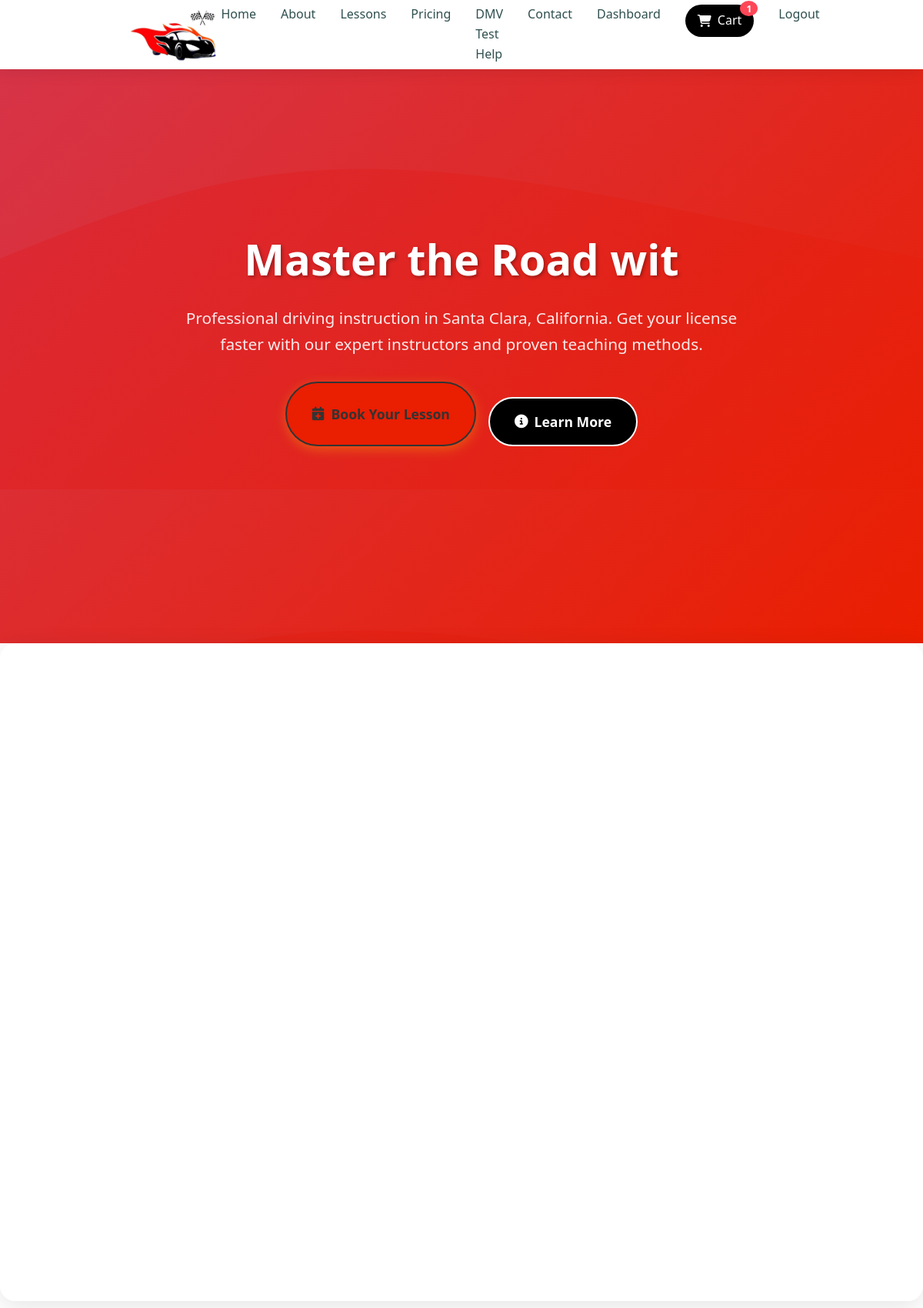
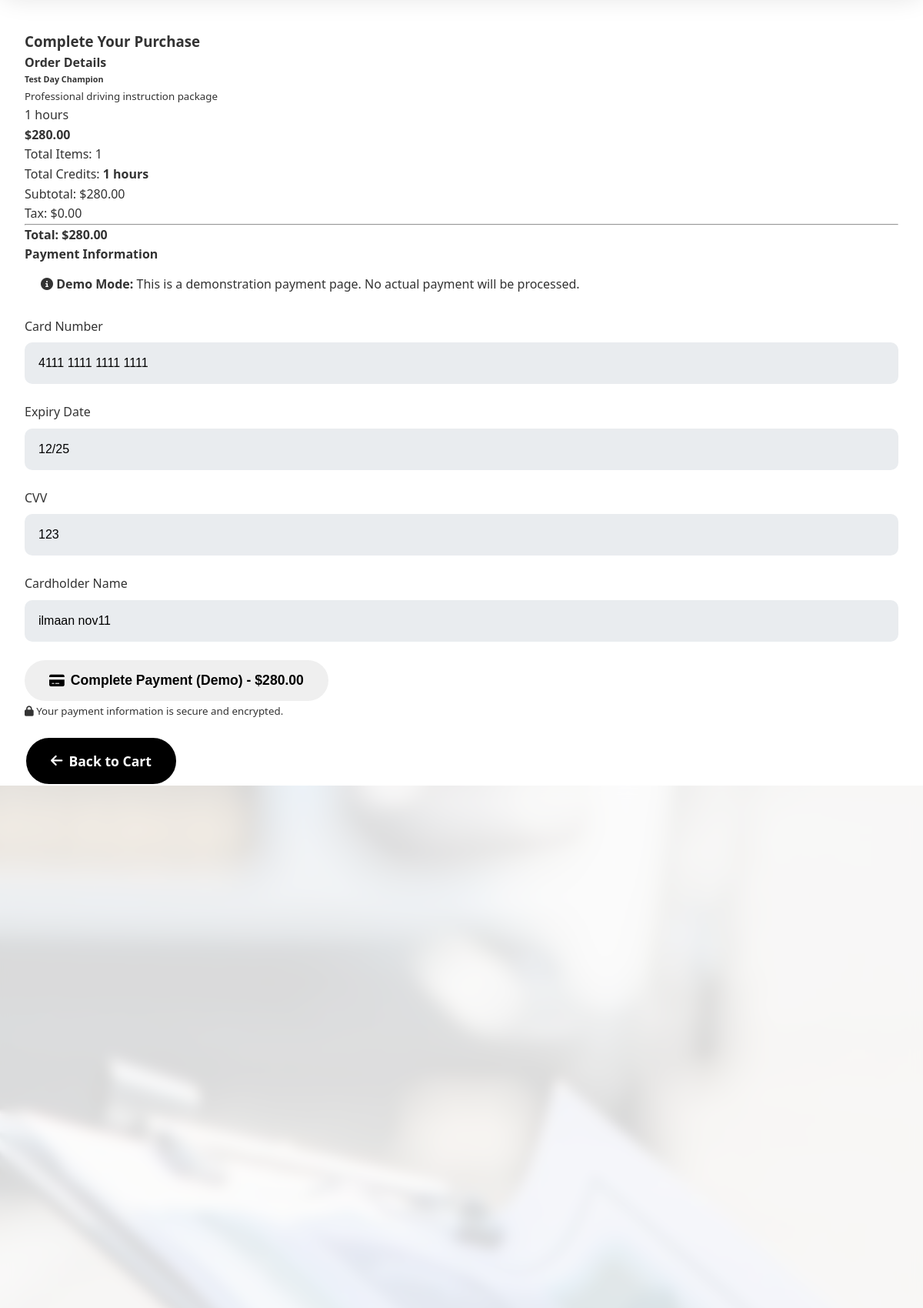
The page /cart/checkout/ (signed in, upper part) on the database its author committed (2 pictures, top to bottom).
### drivingschool/models.py (models this page shows, shortened)
class Cart(models.Model):
    student = models.OneToOneField(Student, on_delete=models.CASCADE)
    created_at = models.DateTimeField(auto_now_add=True)
    updated_at = models.DateTimeField(auto_now=True)
    def get_total_price(self):
        return sum(item.plan.price for item in self.cartitem_set.all())
    def get_total_credits(self):
        return sum(item.plan.hours for item in self.cartitem_set.all())

class CartItem(models.Model):
    cart = models.ForeignKey(Cart, on_delete=models.CASCADE)
    plan = models.ForeignKey(LessonPlan, on_delete=models.CASCADE)
    added_at = models.DateTimeField(auto_now_add=True)
    class Meta:
        unique_together = ('cart', 'plan')  # Prevent duplicate plans in cart

class LessonPlan(models.Model):
    PACKAGE_TYPE_CHOICES = [
        ('standard', 'Standard Package'),
        ('specialized', 'Specialized Package'),
    ]
    name = models.CharField(max_length=100)
    slug = models.SlugField(max_length=100, help_text="URL-friendly name for the plan", blank=True)
    description = models.TextField(help_text="Brief description of the package", default="Professional driving instruction package")
    hours = models.IntegerField()
    price = models.DecimalField(max_digits=8, decimal_places=2)
    original_price = models.DecimalField(max_digits=8, decimal_places=2, null=True, blank=True, help_text="Original price before discount")
    is_popular = models.BooleanField(default=False)
    includes_test = models.BooleanField(default=False)
    package_type = models.CharField(max_length=20, choices=PACKAGE_TYPE_CHOICES, default='standard')
    display_order = models.PositiveIntegerField(default=0, help_text="Order in which to display the plan")
    is_active = models.BooleanField(default=True, help_text="Whether this plan is currently available")
    class Meta:
        ordering = ['display_order', 'name']

### drivingschool/views.py (the view)
# urls.py: path('cart/checkout/', views.checkout_cart, name='checkout_cart'),
@login_required
@user_passes_test(is_student)
def checkout_cart(request):
    student = request.user.student
    try:
        cart = Cart.objects.get(student=student)
        cart_items = CartItem.objects.filter(cart=cart).select_related('plan')
        if not cart_items.exists():
            messages.error(request, 'Your cart is empty.')
            return redirect('view_cart')
    except Cart.DoesNotExist:
        messages.error(request, 'Your cart is empty.')
        return redirect('student_portal')
    return render(request, 'checkout_cart.html', {
        'cart': cart,
        'cart_items': cart_items,
        'total_price': cart.get_total_price(),
        'total_credits': cart.get_total_credits()
    })

### templates/checkout_cart.html (shortened to what this page needs)
{% extends 'base.html' %}
{% load static %}
{% block content %}
<div class="container mt-5">
    <div class="row justify-content-center">
        <div class="col-md-10">
            <div class="card">
                <div class="card-header bg-primary text-white">
                    <h3 class="mb-0">Complete Your Purchase</h3>
                </div>
                <div class="card-body">
                    <div class="row">
                        <div class="col-md-7">
                            <h4>Order Details</h4>
                            <div class="order-details">
                                {% for item in cart_items %}
                                <div class="order-item border-bottom pb-2 mb-2">
                                    <div class="row align-items-center">
                                        <div class="col-md-6">
                                            <h6 class="text-primary mb-1">{{ item.plan.name }}</h6>
                                            <small class="text-muted">{{ item.plan.description|truncatewords:8 }}</small>
                                        </div>
                                        <div class="col-md-3 text-center">
                                            <span class="badge badge-info">{{ item.plan.hours }} hours</span>
                                        </div>
                                        <div class="col-md-3 text-right">
                                            <strong>${{ item.plan.price }}</strong>
                                        </div>
                                    </div>
                                </div>
                                {% endfor %}
                                <div class="order-summary mt-3 p-3 bg-light rounded">
                                    <div class="d-flex justify-content-between mb-2">
                                        <span>Total Items:</span>
                                        <span>{{ cart_items.count }}</span>
                                    </div>
                                    <div class="d-flex justify-content-between mb-2">
                                        <span>Total Credits:</span>
                                        <span><strong>{{ total_credits }} hours</strong></span>
                                    </div>
                                    <div class="d-flex justify-content-between mb-2">
                                        <span>Subtotal:</span>
                                        <span>${{ total_price }}</span>
                                    </div>
                                    <div class="d-flex justify-content-between mb-2">
                                        <span>Tax:</span>
                                        <span>$0.00</span>
                                    </div>
                                    <hr>
                                    <div class="d-flex justify-content-between mb-0">
                                        <strong>Total:</strong>
                                        <strong class="text-success">${{ total_price }}</strong>
                                    </div>
                                </div>
                            </div>
                        </div>
                        <div class="col-md-5">
                            <h4>Payment Information</h4>
                            <div class="alert alert-info">
                                <i class="fas fa-info-circle"></i>
                                <strong>Demo Mode:</strong> This is a demonstration payment page. No actual payment will be processed.
                            </div>
                            <form method="post" action="{% url 'process_cart_payment' %}">
                                <div class="form-group">
                                    <label for="card_number">Card Number</label>
                                    <input type="text" class="form-control" id="card_number" placeholder="4111 1111 1111 1111" value="4111 1111 1111 1111" readonly>
                                </div>
                                <div class="row">
                                    <div class="col-md-6">
                                        <div class="form-group">
                                            <label for="expiry">Expiry Date</label>
                                            <input type="text" class="form-control" id="expiry" placeholder="MM/YY" value="12/25" readonly>
                                        </div>
                                    </div>
                                    <div class="col-md-6">
                                        <div class="form-group">
                                            <label for="cvv">CVV</label>
                                            <input type="text" class="form-control" id="cvv" placeholder="123" value="123" readonly>
                                        </div>
                                    </div>
                                </div>
                                <div class="form-group">
                                    <label for="cardholder_name">Cardholder Name</label>
                                    <input type="text" class="form-control" id="cardholder_name" value="{{ user.get_full_name }}" readonly>
                                </div>
                                <button type="submit" class="btn btn-success btn-lg btn-block mt-4">
                                    <i class="fas fa-credit-card"></i>
                                    Complete Payment (Demo) - ${{ total_price }}
                                </button>
                            </form>
                        </div>
                    </div>
                </div>
                <div class="card-footer text-muted">
                    <div class="row">
                        <div class="col-md-6">
                            <small>
                                <i class="fas fa-lock"></i>
                                Your payment information is secure and encrypted.
                            </small>
                        </div>
                        <div class="col-md-6 text-right">
                            <a href="{% url 'view_cart' %}" class="btn btn-secondary">
                                <i class="fas fa-arrow-left"></i>
                                Back to Cart
                            </a>
                        </div>
                    </div>
                </div>
            </div>
        </div>
    </div>
</div>
{% endblock %}

### templates/base.html (shortened to what this page needs)
{% load static %}
<!DOCTYPE html>
<html lang="en">
<head>
  <link rel="stylesheet" href="https://cdnjs.cloudflare.com/ajax/libs/font-awesome/6.4.0/css/all.min.css"/>
  <link rel="stylesheet" href="{% static 'css/style1.css' %}"/>
</head>
<body>
    <header class="header" id="header">
        <nav class="nav-container">
            <img src="{% static 'images/logo_success.png' %}" height="80px" alt="Success with Us Logo">
            <ul class="nav-menu" id="nav-menu">
                <li><a href="{% url 'home' %}">Home</a></li>
                <li><a href="{% url 'about' %}">About</a></li>
                <li><a href="{% url 'lessons' %}">Lessons</a></li>
                <li><a href="{% url 'pricing' %}">Pricing</a></li>
                <li><a href="{% url 'dmv_test_help' %}">DMV Test Help</a></li>
                <li><a href="{% url 'contact' %}">Contact</a></li>
                {% if user.is_authenticated %}
                    <li><a href="{% url 'dashboard' %}">Dashboard</a></li>
                    <li>
                        <a href="{% url 'view_cart' %}" class="cart-link">
                            <i class="fas fa-shopping-cart"></i>
                            Cart
                            {% if user.student.cart.cartitem_set.count > 0 %}
                                <span class="cart-count">{{ user.student.cart.cartitem_set.count }}</span>
                            {% endif %}
                        </a>
                    </li>
                    <li><a href="{% url 'logout' %}">Logout</a></li>
                {% else %}
                    <li><a href="{% url 'register' %}" >Get Started</a></li>
                    <li><a href="{% url 'login' %}">Login</a></li>
                {% endif %}
            </ul>
        </nav>
    </header>
    {% block hero %}
    <section class="hero" id="home">
        <div class="hero-content">
            <h1>Master the Road with Confidence</h1>
            <p>Professional driving instruction in Santa Clara, California. Get your license faster with our expert instructors and proven teaching methods.</p>
            <div class="cta-buttons">
                {% if user.is_authenticated %}
                <a href="{% url 'booking_page' %}" class="btn btn-primary">
                    <i class="fas fa-calendar-plus"></i>
                    Book Your Lesson
                </a>
                {% else %}
                <a href="{% url 'register' %}?next={% url 'pricing' %}" class="btn btn-primary">
                    <i class="fas fa-calendar-plus"></i>
                    Book Your Lesson
                </a>
                {% endif %}
                <a href="{% url 'about' %}" class="btn btn-secondary">
                    <i class="fas fa-info-circle"></i>
                    Learn More
                </a>
            </div>
        </div>
    </section>
    {% endblock %}
    {% block features %}
    <section class="features" id="services">
        <div class="container">
            <div class="features-grid">
            </div>
        </div>
    </section>
    {% endblock %}
    {% block content %}{% endblock %}
    {% block about %}
    <section class="about" id="about" style="position: relative; background-image: url('{% static "images/driving1.jpg" %}'); background-size: cover; background-position: center; background-attachment: fixed;">
        <div style="content: ''; position: absolute; top: 0; left: 0; right: 0; bottom: 0; background: rgba(255, 255, 255, 0.85); backdrop-filter: blur(8px); -webkit-backdrop-filter: blur(8px); z-index: 1;"></div>
        <div class="container" style="position: relative; z-index: 2;">
            <div class="about-content">
            </div>
        </div>
    </section>
    {% endblock %}
</body>
</html>

### rows shown on the page
CartItem: plan.name "Test Day Champion", plan.description "Professional driving instruction package", plan.hours "1", plan.price "280.00"

### other values the page prints
{{ user.student.cart.cartitem_set.count }} "1"
{{ cart_items.count }} "1"
{{ total_credits }} "1"
{{ total_price }} "280.00"
